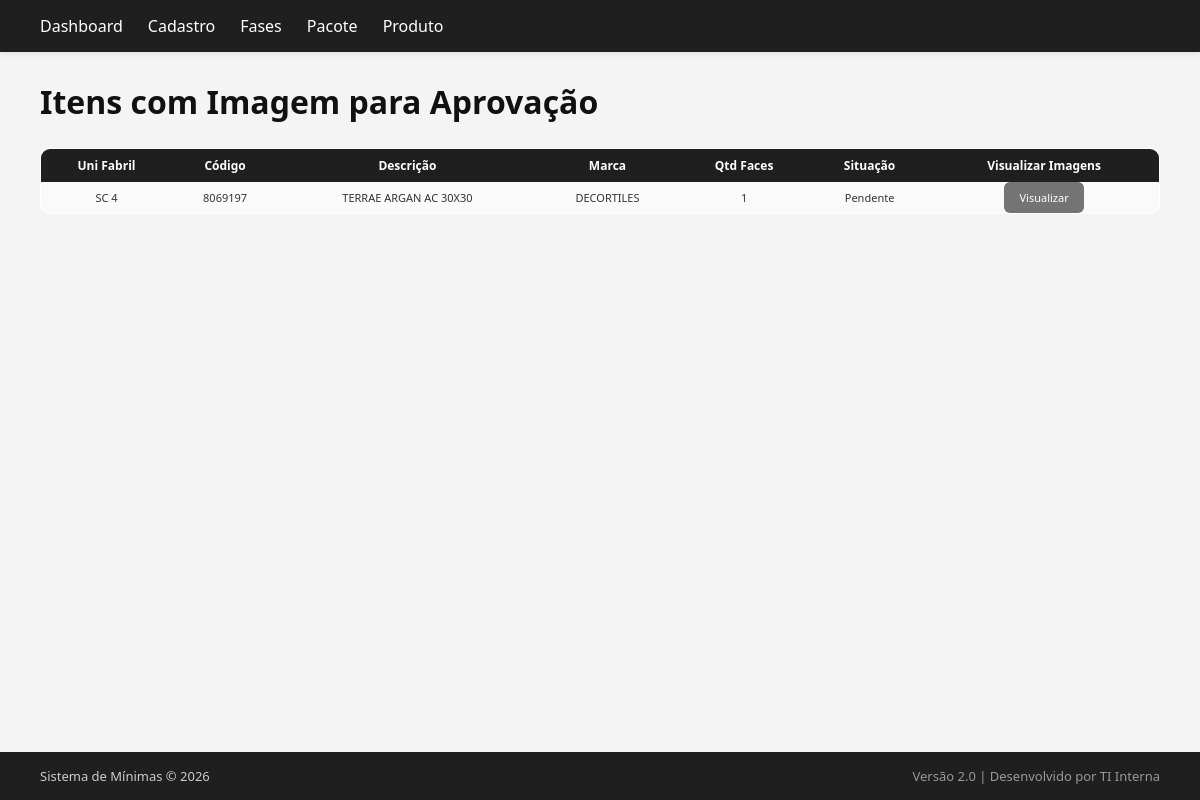
/includes/produto/produto.php, run on the app's committed database.
### tables this page shows
CREATE TABLE `SM_cadastros_itens_minimas` (
  `id` int NOT NULL,
  `marca` varchar(60) NOT NULL,
  `categoria_pt_br` varchar(100) NOT NULL,
  `categoria_us` varchar(100) NOT NULL,
  `categoria_es` varchar(100) NOT NULL,
  `serie` varchar(60) NOT NULL,
  `tamanho_nominal` varchar(30) NOT NULL,
  `descricao` varchar(150) NOT NULL,
  `codigo_barras_cx` varchar(30) NOT NULL,
  `superficie_pt_br` varchar(60) NOT NULL,
  `superficie_us` varchar(60) NOT NULL,
  `superficie_es` varchar(60) NOT NULL,
  `junta_assentamento` double DEFAULT NULL,
  `abrasao_superficial` varchar(10) DEFAULT NULL,
  `variacao_tonalidade` varchar(20) DEFAULT NULL,
  `unidade_medida` varchar(20) NOT NULL,
  `pecas_caixa` int NOT NULL,
  `m2_caixa` decimal(10,2) NOT NULL,
  `peso_caixa` decimal(10,3) NOT NULL,
  `coeficiente_atrito` varchar(10) DEFAULT NULL,
  `espessura` decimal(10,1) NOT NULL,
  `grupo_absorcao` varchar(20) DEFAULT NULL,
  `item_ativo` tinyint(1) NOT NULL,
  `cor_pt_br` varchar(80) NOT NULL,
  `cor_us` varchar(80) NOT NULL,
  `cor_es` varchar(80) NOT NULL,
  `recomendado_uso` varchar(30) NOT NULL,
  `local_uso` varchar(120) DEFAULT NULL,
  `retificado` tinyint(1) NOT NULL DEFAULT '0',
  `polo` varchar(20) NOT NULL,
  `lancamento` tinyint(1) NOT NULL DEFAULT '0',
  `estilo` varchar(80) NOT NULL,
  `estilo_us` varchar(80) NOT NULL,
  `estilo_es` varchar(80) NOT NULL,
  `relevo` tinyint(1) NOT NULL,
  `rodape` tinyint(1) NOT NULL DEFAULT '0',
  `numeros_face` int NOT NULL,
  `tamanho_fabricacao` varchar(50) NOT NULL,
  `codigo_item` varchar(40) NOT NULL,
  `unidade_fabricacao` varchar(60) NOT NULL,
  `monocalibre` tinyint(1) DEFAULT NULL,
  `CicloLancamento` varchar(60) NOT NULL,
  `data_criacao` timestamp NOT NULL DEFAULT CURRENT_TIMESTAMP,
  `responsavel_carga` varchar(100) NOT NULL
);

### public/includes/produto/produto.php (the view)
<?php
require_once __DIR__ . '/../../../config/conexao.php';
require_once __DIR__ . '/../layout/header.php';
require_once __DIR__ . '/../layout/menu.php';
$sql = "
SELECT
    i.id AS item_id,
    i.unidade_fabricacao,
    i.codigo_item,
    i.descricao,
    i.tamanho_nominal,
    i.marca,
    i.numeros_face,
    COUNT(im.id) AS total_arquivos,
    CASE
        WHEN SUM(im.status = 'pendente') > 0 THEN 'Pendente'
        WHEN SUM(im.status = 'rejeitado') > 0 THEN 'Rejeitado'
        ELSE 'Aprovado'
    END AS status_item
FROM SM_cadastros_itens_minimas i
INNER JOIN SM_itens_processos p ON p.item_id = i.id
INNER JOIN SM_pacote_itens pi ON pi.processo_id = p.id
INNER JOIN SM_pacotes_envio pe ON pe.id = pi.pacote_id
INNER JOIN SM_item_imagens im ON im.item_id = i.id AND im.pacote_id = pe.id
GROUP BY i.id, i.unidade_fabricacao, i.codigo_item, i.descricao, i.tamanho_nominal, i.marca
ORDER BY i.id DESC
";
$stmt = $pdo->query($sql);
$itens = $stmt->fetchAll(PDO::FETCH_ASSOC);
?>
<div class="container">
    <h1>Itens com Imagem para Aprovação</h1>
    <table class="tabela-itens">
        <tr>
            <th>Uni Fabril</th>
            <th>Código</th>
            <th>Descrição</th>
            <th>Marca</th>
            <th>Qtd Faces</th>
            <th>Situação</th>
            <th>Visualizar Imagens</th>
        </tr>
        <?php foreach ($itens as $item): ?>
        <tr>
            <td><?= htmlspecialchars($item['unidade_fabricacao']) ?></td>
            <td><?= htmlspecialchars($item['codigo_item']) ?></td>
            <td><?= htmlspecialchars($item['descricao']) . ' ' . htmlspecialchars($item['tamanho_nominal']) ?></td>
            <td><?= htmlspecialchars($item['marca']) ?></td>
            <td><?= $item['numeros_face'] ?></td>
            <td><?= $item['status_item'] ?></td>
            <td><a href="produto_detalhes.php?item_id=<?= $item['item_id'] ?>" class="btn-detalhes">Visualizar</a></td>
        </tr>
        <?php endforeach; ?>
    </table>
</div>
<?php require_once __DIR__ . '/../layout/footer.php'; ?>

### public/css/style.css (style rules this page uses)
* { margin: 0; padding: 0; box-sizing: border-box; }
.container { padding: 40px; flex: 1; margin-top: 40px; }
h1 { margin-bottom: 25px; font-weight: 600; color: #111; }
button, .btn-liberar, .btn-deletar, .btn-detalhes { background: #747474; color: #fff; padding: 8px 15px; border: none; border-radius: 6px; cursor: pointer; transition: 0.2s ease; font-size: 11px; text-decoration: none; }
table { width: 100%; border-collapse: collapse; background: #ffffff; border-radius: 10px; overflow: hidden; border: 1px solid #e5e7eb; }
th { background: #1f1f1f; color: white; padding: 14px; text-align: left; font-weight: 500; font-size: 12px; }
td { padding: 12px 14px; border-bottom: 1px solid #eee; font-size: 11px; }
tr:nth-child(even) { background-color: #fafafa; }
.tabela-status, .tabela-itens { width: 100%; border-collapse: collapse; margin-bottom: 20px; }
.tabela-status th, .tabela-status td, .tabela-itens th, .tabela-itens td { padding: 8px; text-align: center; }
.tabela-status th, .tabela-itens th { background-color: #1f1f1f; font-weight: bold; }

### data on the page
sm_cadastros_itens_minimas: unidade_fabricacao "SC 4", codigo_item "8069197", descricao "TERRAE ARGAN AC", tamanho_nominal "30X30", marca "DECORTILES", numeros_face "1", status_item "Pendente"
